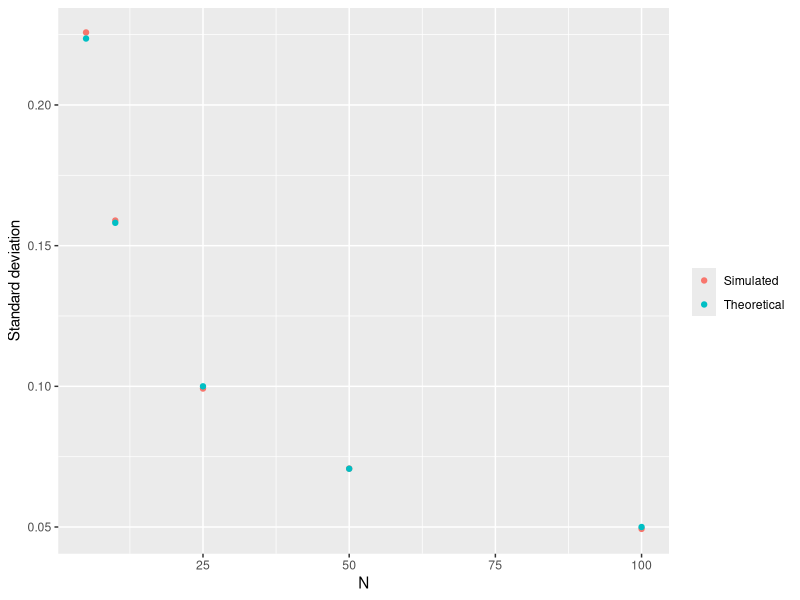

Source code (R):
## ---- chunk 1
# Sample 0 and 1 with equal prob 5 times, take average
# Replicate 10000 times
N <- 5
set.seed(167)
p_5 <- replicate(10000, 
                    sample(0:1, N, replace = TRUE)) |>
  colMeans()
mean(p_5)
sd(p_5)
## ---- chunk 2
# Repeat with different sample sizes
p_sd <- function(N){
  result <- replicate(10000, 
                     sample(0:1, N, replace = TRUE)) |>
    colMeans()
  sd(result)
}
N <- c(5, 10, 25, 50, 100)
set.seed(167)
sd_sim <- sapply(N, p_sd)

# Calculate theoretical s.d.
sd_real <- 0.5 / sqrt(N)

# Plot it
library(ggplot2)
data.frame(N, sd_sim, sd_real) |>
  ggplot(aes(x = N)) +
  geom_point(aes(y = sd_sim, color = "Simulated")) +
  geom_point(aes(y = sd_real, color = "Theoretical")) +
  labs(x = "N",
       y = "Standard deviation",
       color = "")
